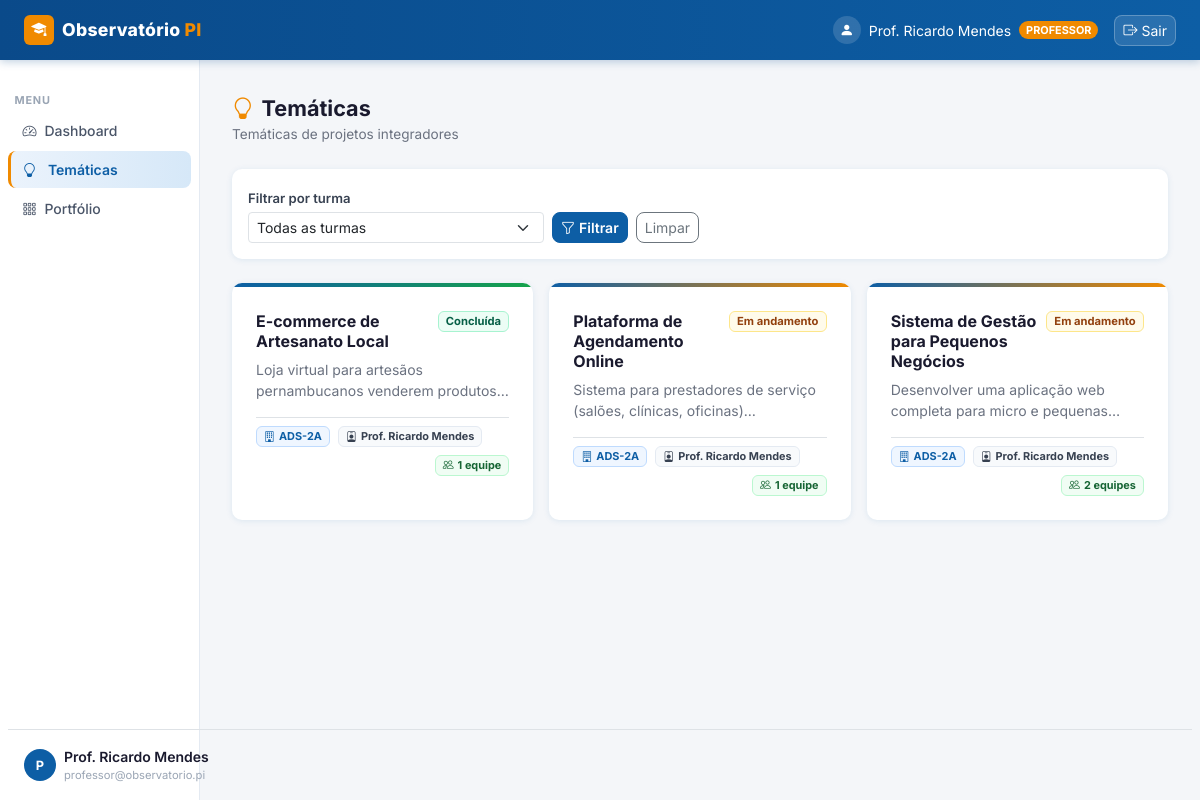
/tematicas (signed in), run on the app's committed database.
### observatorio_pi/app/models/user.py (models this page shows)
class User(Base):
    __tablename__ = "users"
    id           = Column(Integer, primary_key=True, index=True)
    nome         = Column(String, nullable=False)
    email        = Column(String, unique=True, index=True, nullable=False)
    senha_hash   = Column(String, nullable=False)
    tipo         = Column(String, default="ALUNO", nullable=False)
    ativo        = Column(Boolean, default=True, nullable=False)
    bio          = Column(Text, default="")          # apresentação pessoal
    linkedin     = Column(String, default="")        # URL LinkedIn
    github       = Column(String, default="")        # URL GitHub
    portfolio_url= Column(String, default="")        # site/portfolio pessoal
    area_interesse = Column(String, default="")      # ex: "Backend, IA, Mobile"
    cidade       = Column(String, default="")        # localização
    telefone     = Column(String, default="")        # contato para empresas

### observatorio_pi/app/models/project.py (models this page shows)
class Tematica(Base):
    __tablename__ = "tematicas"
    id              = Column(Integer, primary_key=True, index=True)
    titulo          = Column(String, nullable=False)
    descricao       = Column(Text, default="")
    turma_id        = Column(Integer, ForeignKey("turmas.id"), nullable=False)
    professor_id    = Column(Integer, ForeignKey("users.id"), nullable=True)   # professor responsável
    status          = Column(String, default="ABERTA")  # ABERTA, EM_ANDAMENTO, CONCLUIDA
    criado_em       = Column(DateTime, default=lambda: datetime.now(timezone.utc))
    atualizado_em   = Column(DateTime, default=lambda: datetime.now(timezone.utc))
    turma           = relationship("Turma", back_populates="tematicas")
    professor       = relationship("User", foreign_keys=[professor_id])
    equipes         = relationship("Equipe", back_populates="tematica", cascade="all, delete-orphan")

class Turma(Base):
    __tablename__ = "turmas"
    id           = Column(Integer, primary_key=True, index=True)
    nome         = Column(String, nullable=False)           # ex: "ADS-2A"
    semestre     = Column(String, nullable=False)           # ex: "2025-1"
    descricao    = Column(Text, default="")
    ativa        = Column(Boolean, default=True, nullable=False)
    criado_em    = Column(DateTime, default=lambda: datetime.now(timezone.utc))
    tematicas    = relationship("Tematica", back_populates="turma", cascade="all, delete-orphan")

### observatorio_pi/app/main.py (the view)
@app.get("/tematicas", response_class=HTMLResponse)
def listar_tematicas(request: Request, filtro_turma: str = "", db: Session = Depends(get_db)):
    usuario = get_usuario_logado(request, db)
    if not usuario:
        return RedirectResponse(url="/", status_code=303)
    query = db.query(Tematica)
    if usuario.tipo == "PROFESSOR":
        query = query.filter(Tematica.professor_id == usuario.id)
    if filtro_turma:
        query = query.filter(Tematica.turma_id == int(filtro_turma))
    tematicas = query.order_by(Tematica.criado_em.desc()).all()
    turmas = db.query(Turma).filter(Turma.ativa == True).order_by(Turma.nome).all()
    return templates.TemplateResponse("tematicas.html", {
        "request": request, "usuario": usuario, "tematicas": tematicas,
        "turmas": turmas, "filtro_turma": filtro_turma,
        "sucesso": request.query_params.get("sucesso"),
        "erro": request.query_params.get("erro"),
        "active_page": "tematicas",
    })

### observatorio_pi/app/templates/tematicas.html (shortened to what this page needs)
{% extends "base_auth.html" %}
{% block content %}
<div class="d-flex justify-content-between align-items-start mb-4">
    <div><div class="page-title"><i class="bi bi-lightbulb me-2" style="color:var(--senac-orange);"></i>Temáticas</div>
    <div class="page-subtitle">{% if usuario.tipo == 'ALUNO' %}Temáticas em que você participa{% else %}Temáticas de projetos integradores{% endif %}</div></div>
</div>
{% if turmas %}
<div class="card p-3 mb-4">
    <form method="get" action="/tematicas" class="row g-2 align-items-end">
        <div class="col-sm-4">
            <label class="form-label fw-semibold mb-1" style="font-size:.82rem;color:#374151;">Filtrar por turma</label>
            <select name="filtro_turma" class="form-select form-select-sm">
                <option value="">Todas as turmas</option>
            </select>
        </div>
        <div class="col-sm-3 d-flex gap-2">
            <button type="submit" class="btn btn-primary btn-sm" style="border-radius:8px;"><i class="bi bi-funnel me-1"></i>Filtrar</button>
            <a href="/tematicas" class="btn btn-outline-secondary btn-sm" style="border-radius:8px;">Limpar</a>
        </div>
    </form>
</div>
{% endif %}
{% if tematicas %}
<div class="row g-3">
    {% for t in tematicas %}
    <div class="col-md-6 col-xl-4">
        <div class="card h-100" style="overflow:hidden;cursor:pointer;transition:box-shadow .15s,transform .15s;" onclick="window.location='/tematicas/{{ t.id }}'"
             onmouseover="this.style.boxShadow='0 6px 20px rgba(13,94,165,.14)';this.style.transform='translateY(-2px)'"
             onmouseout="this.style.boxShadow='';this.style.transform=''">
            <div style="height:4px;background:{% if t.status=='CONCLUIDA' %}linear-gradient(90deg,var(--senac-blue),#16a34a){% elif t.status=='EM_ANDAMENTO' %}linear-gradient(90deg,var(--senac-blue),var(--senac-orange)){% else %}#e4eaf2{% endif %};"></div>
            <div class="card-body p-4">
                <div class="d-flex justify-content-between align-items-start mb-2">
                    <h6 class="fw-bold mb-0 lh-sm flex-grow-1 me-2" style="color:#1a1a2e;">{{ t.titulo }}</h6>
                    {% if t.status == 'CONCLUIDA' %}
                    <span class="badge flex-shrink-0" style="background:#ecfdf5;color:#065f46;border:1px solid #a7f3d0;font-size:.7rem;">Concluída</span>
                    {% elif t.status == 'EM_ANDAMENTO' %}
                    <span class="badge flex-shrink-0" style="background:#fffbeb;color:#92400e;border:1px solid #fde68a;font-size:.7rem;">Em andamento</span>
                    {% else %}
                    <span class="badge flex-shrink-0" style="background:#eff6ff;color:var(--senac-blue);border:1px solid #bfdbfe;font-size:.7rem;">Aberta</span>
                    {% endif %}
                </div>
                {% if t.descricao %}<p class="small mb-3" style="color:#6b7280;display:-webkit-box;-webkit-line-clamp:2;-webkit-box-orient:vertical;overflow:hidden;">{{ t.descricao }}</p>{% endif %}
                <div class="d-flex flex-wrap gap-2 mt-auto pt-2 border-top">
                    {% if t.turma %}<span class="badge" style="background:#eff6ff;color:var(--senac-blue);border:1px solid #bfdbfe;font-size:.68rem;"><i class="bi bi-building me-1"></i>{{ t.turma.nome }}</span>{% endif %}
                    {% if t.professor %}<span class="badge" style="background:#f8fafc;color:#374151;border:1px solid #e4eaf2;font-size:.68rem;"><i class="bi bi-person-badge me-1"></i>{{ t.professor.nome }}</span>{% endif %}
                    <span class="badge ms-auto" style="background:#f0fdf4;color:#166534;border:1px solid #bbf7d0;font-size:.68rem;"><i class="bi bi-people me-1"></i>{{ t.equipes|length }} equipe{{ 's' if t.equipes|length != 1 else '' }}</span>
                </div>
            </div>
        </div>
    </div>
    {% endfor %}
</div>
{% endif %}
{% endblock %}

### observatorio_pi/app/templates/base_auth.html (shortened to what this page needs)
{% extends "base.html" %}
{% block body %}
<nav class="navbar navbar-senac navbar-expand-lg">
    <div class="container-fluid px-4">
        <a class="navbar-brand d-flex align-items-center gap-2" href="/dashboard">
            <div style="background:var(--senac-orange);border-radius:6px;width:30px;height:30px;display:flex;align-items:center;justify-content:center;">
                <i class="bi bi-mortarboard-fill text-white" style="font-size:.95rem;"></i>
            </div>
            <span>Observatório <span class="brand-dot">PI</span></span>
        </a>
        <div class="ms-auto d-flex align-items-center gap-3">
            <span class="text-white-50 small d-none d-sm-flex align-items-center gap-2">
                <span style="width:28px;height:28px;background:rgba(255,255,255,.15);border-radius:50%;display:flex;align-items:center;justify-content:center;">
                    <i class="bi bi-person-fill text-white"></i>
                </span>
                <span class="text-white">{{ usuario.nome }}</span>
                <span class="badge rounded-pill" style="background:var(--senac-orange);font-size:.68rem;font-weight:700;">{{ usuario.tipo }}</span>
            </span>
            <a href="/logout" class="btn btn-sm d-flex align-items-center gap-1"
               style="background:rgba(255,255,255,.12);color:#fff;border:1px solid rgba(255,255,255,.25);border-radius:8px;">
                <i class="bi bi-box-arrow-right"></i><span class="d-none d-sm-inline">Sair</span>
            </a>
        </div>
    </div>
</nav>
<div class="container-fluid g-0">
    <div class="row g-0">
        <nav class="col-md-2 d-none d-md-block sidebar">
            <div class="sidebar-section-label">Menu</div>
            <ul class="nav flex-column px-2">
                <li class="nav-item">
                    <a class="nav-link {% if active_page == 'dashboard' %}active{% endif %}" href="/dashboard">
                        <i class="bi bi-speedometer2 me-2"></i>Dashboard
                    </a>
                </li>
                <li class="nav-item">
                    <a class="nav-link {% if active_page == 'tematicas' %}active{% endif %}" href="/tematicas">
                        <i class="bi bi-lightbulb me-2"></i>
                        {% if usuario.tipo == 'ALUNO' %}Minhas Temáticas{% else %}Temáticas{% endif %}
                    </a>
                </li>
                <li class="nav-item">
                    <a class="nav-link {% if active_page == 'portfolio' %}active{% endif %}" href="/portfolio">
                        <i class="bi bi-grid-3x3-gap me-2"></i>Portfólio
                    </a>
                </li>
            </ul>
            <div class="px-3 pt-3 border-top mx-2" style="position:absolute;bottom:1rem;left:0;right:0;">
                <div class="d-flex align-items-center gap-2">
                    <div class="rounded-circle d-flex align-items-center justify-content-center flex-shrink-0"
                         style="width:32px;height:32px;background:var(--senac-blue);color:#fff;font-size:.8rem;font-weight:700;">
                        {{ usuario.nome[0].upper() }}
                    </div>
                    <div style="min-width:0;">
                        <div class="small fw-semibold text-truncate" style="color:#1a1a2e;">{{ usuario.nome }}</div>
                        <div class="text-truncate" style="font-size:.7rem;color:#9aa5b4;">{{ usuario.email }}</div>
                    </div>
                </div>
            </div>
        </nav>
        <main class="col-md-10 main-content" style="min-height:calc(100vh - 60px);">
            {% block content %}{% endblock %}
        </main>
    </div>
</div>
{% endblock %}

### observatorio_pi/app/templates/base.html (style rules this page uses)
:root { --senac-blue: #0D5EA5; --senac-blue-dark: #0A4A8A; --senac-blue-deeper: #083A6E; --senac-orange: #F08A00; --senac-orange-dark: #D47A00; --senac-orange-light:#FFF3DC; --senac-bg: #F4F6F9; --senac-sidebar-bg: #FFFFFF; --senac-card-shadow: 0 1px 6px rgba(13,94,165,.10); --senac-radius: 10px; }
*, *::before, *::after { box-sizing: border-box; }
body { font-family: 'Inter', system-ui, sans-serif; background-color: var(--senac-bg); color: #1a1a2e; }
.btn-primary { background-color: var(--senac-blue); border-color: var(--senac-blue); color: #fff; font-weight: 600; }
a { color: var(--senac-blue); }
.card { border: none; border-radius: var(--senac-radius); box-shadow: var(--senac-card-shadow); }
.navbar-senac { background: linear-gradient(90deg, var(--senac-blue-dark) 0%, var(--senac-blue) 100%); box-shadow: 0 2px 8px rgba(10,74,138,.25); min-height: 60px; }
.navbar-senac .navbar-brand { font-weight: 800; font-size: 1.1rem; letter-spacing: .3px; color: #fff !important; }
.navbar-senac .navbar-brand .brand-dot { color: var(--senac-orange); }
.sidebar { min-height: calc(100vh - 60px); background: var(--senac-sidebar-bg); border-right: 1px solid #e4eaf2; padding-top: 1.25rem; }
.sidebar .nav-link { color: #4a5568; border-radius: 8px; margin-bottom: 2px; padding: .5rem .9rem; font-size: .875rem; font-weight: 500; transition: background .15s, color .15s; }
.sidebar .nav-link i { width: 20px; }
.sidebar .nav-link.active { background: linear-gradient(90deg, #EBF3FC 0%, #D6E8F8 100%); color: var(--senac-blue); font-weight: 600; border-left: 3px solid var(--senac-orange); padding-left: calc(.9rem - 3px); }
.sidebar-section-label { font-size: .68rem; font-weight: 700; text-transform: uppercase; letter-spacing: .08em; color: #9aa5b4; padding: .75rem .9rem .25rem; }
.main-content { padding: 2rem; }
.page-title { font-size: 1.35rem; font-weight: 700; color: #1a1a2e; }
.page-subtitle { font-size: .85rem; color: #6b7280; }

### data on the page
User: nome "Prof. Ricardo Mendes", tipo "PROFESSOR", nome "P", email "professor@observatorio.pi"
Tematica: titulo "E-commerce de Artesanato Local", status "Concluída", descricao "Loja virtual para artesãos pernambucanos venderem…", turma.nome "ADS-2A", professor.nome "Prof. Ricardo Mendes", equipes|length "1"
Tematica: titulo "Plataforma de Agendamento Online", status "Em andamento", descricao "Sistema para prestadores de serviço (salões, clínicas,…", turma.nome "ADS-2A", professor.nome "Prof. Ricardo Mendes", equipes|length "1"
Tematica: titulo "Sistema de Gestão para Pequenos Negócios", status "Em andamento", descricao "Desenvolver uma aplicação web completa para micro e…", turma.nome "ADS-2A", professor.nome "Prof. Ricardo Mendes", equipes|length "2", equipes "s"
